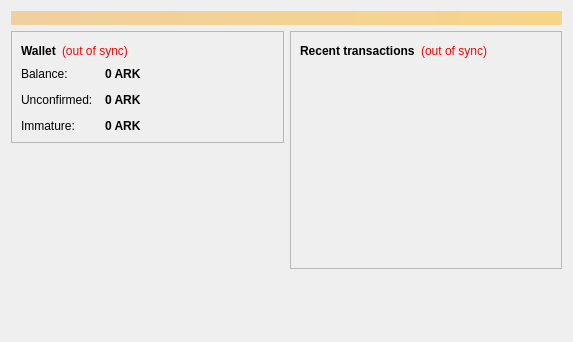
<?xml version="1.0" encoding="UTF-8"?>
<ui version="4.0">
 <class>OverviewPage</class>
 <widget class="QWidget" name="OverviewPage">
  <property name="geometry">
   <rect>
    <x>0</x>
    <y>0</y>
    <width>573</width>
    <height>342</height>
   </rect>
  </property>
  <property name="windowTitle">
   <string>Form</string>
  </property>
  <layout class="QVBoxLayout" name="topLayout">
   <item>
    <widget class="QLabel" name="labelAlerts">
     <property name="visible">
      <bool>false</bool>
     </property>
     <property name="styleSheet">
      <string notr="true">background-color: qlineargradient(x1: 0, y1: 0, x2: 1, y2: 0, stop:0 #F0D0A0, stop:1 #F8D488); color:#000000;</string>
     </property>
     <property name="wordWrap">
      <bool>true</bool>
     </property>
     <property name="margin">
      <number>3</number>
     </property>
    </widget>
   </item>
   <item>
    <layout class="QHBoxLayout" name="horizontalLayout" stretch="1,1">
     <item>
      <layout class="QVBoxLayout" name="verticalLayout_2">
       <item>
        <widget class="QFrame" name="frame">
         <property name="frameShape">
          <enum>QFrame::StyledPanel</enum>
         </property>
         <property name="frameShadow">
          <enum>QFrame::Raised</enum>
         </property>
         <layout class="QVBoxLayout" name="verticalLayout_4">
          <item>
           <layout class="QHBoxLayout" name="horizontalLayout_4">
            <item>
             <widget class="QLabel" name="label_5">
              <property name="font">
               <font>
                <weight>75</weight>
                <bold>true</bold>
               </font>
              </property>
              <property name="text">
               <string>Wallet</string>
              </property>
             </widget>
            </item>
            <item>
             <widget class="QLabel" name="labelWalletStatus">
              <property name="toolTip">
               <string>The displayed information may be out of date. Your wallet automatically synchronizes with the Bitcoin network after a connection is established, but this process has not completed yet.</string>
              </property>
              <property name="styleSheet">
               <string notr="true">QLabel { color: red; }</string>
              </property>
              <property name="text">
               <string notr="true">(out of sync)</string>
              </property>
              <property name="alignment">
               <set>Qt::AlignLeading|Qt::AlignLeft|Qt::AlignVCenter</set>
              </property>
             </widget>
            </item>
            <item>
             <spacer name="horizontalSpacer_2">
              <property name="orientation">
               <enum>Qt::Horizontal</enum>
              </property>
              <property name="sizeHint" stdset="0">
               <size>
                <width>40</width>
                <height>20</height>
               </size>
              </property>
             </spacer>
            </item>
           </layout>
          </item>
          <item>
           <layout class="QFormLayout" name="formLayout_2">
            <property name="fieldGrowthPolicy">
             <enum>QFormLayout::AllNonFixedFieldsGrow</enum>
            </property>
            <property name="horizontalSpacing">
             <number>12</number>
            </property>
            <property name="verticalSpacing">
             <number>12</number>
            </property>
            <item row="0" column="0">
             <widget class="QLabel" name="label">
              <property name="text">
               <string>Balance:</string>
              </property>
             </widget>
            </item>
            <item row="0" column="1">
             <widget class="QLabel" name="labelBalance">
              <property name="font">
               <font>
                <weight>75</weight>
                <bold>true</bold>
               </font>
              </property>
              <property name="cursor">
               <cursorShape>IBeamCursor</cursorShape>
              </property>
              <property name="toolTip">
               <string>Your current balance</string>
              </property>
              <property name="text">
               <string notr="true">0 ARK</string>
              </property>
              <property name="textInteractionFlags">
               <set>Qt::LinksAccessibleByMouse|Qt::TextSelectableByKeyboard|Qt::TextSelectableByMouse</set>
              </property>
             </widget>
            </item>
            <item row="1" column="0">
             <widget class="QLabel" name="label_3">
              <property name="text">
               <string>Unconfirmed:</string>
              </property>
             </widget>
            </item>
            <item row="1" column="1">
             <widget class="QLabel" name="labelUnconfirmed">
              <property name="font">
               <font>
                <weight>75</weight>
                <bold>true</bold>
               </font>
              </property>
              <property name="cursor">
               <cursorShape>IBeamCursor</cursorShape>
              </property>
              <property name="toolTip">
               <string>Total of transactions that have yet to be confirmed, and do not yet count toward the current balance</string>
              </property>
              <property name="text">
               <string notr="true">0 ARK</string>
              </property>
              <property name="textInteractionFlags">
               <set>Qt::LinksAccessibleByMouse|Qt::TextSelectableByKeyboard|Qt::TextSelectableByMouse</set>
              </property>
             </widget>
            </item>
            <item row="2" column="0">
             <widget class="QLabel" name="labelImmatureText">
              <property name="text">
               <string>Immature:</string>
              </property>
             </widget>
            </item>
            <item row="2" column="1">
             <widget class="QLabel" name="labelImmature">
              <property name="font">
               <font>
                <weight>75</weight>
                <bold>true</bold>
               </font>
              </property>
              <property name="toolTip">
               <string>Mined balance that has not yet matured</string>
              </property>
              <property name="text">
               <string notr="true">0 ARK</string>
              </property>
              <property name="textInteractionFlags">
               <set>Qt::LinksAccessibleByMouse|Qt::TextSelectableByKeyboard|Qt::TextSelectableByMouse</set>
              </property>
             </widget>
            </item>
           </layout>
          </item>
         </layout>
        </widget>
       </item>
       <item>
        <spacer name="verticalSpacer">
         <property name="orientation">
          <enum>Qt::Vertical</enum>
         </property>
         <property name="sizeHint" stdset="0">
          <size>
           <width>20</width>
           <height>40</height>
          </size>
         </property>
        </spacer>
       </item>
      </layout>
     </item>
     <item>
      <layout class="QVBoxLayout" name="verticalLayout_3">
       <item>
        <widget class="QFrame" name="frame_2">
         <property name="frameShape">
          <enum>QFrame::StyledPanel</enum>
         </property>
         <property name="frameShadow">
          <enum>QFrame::Raised</enum>
         </property>
         <layout class="QVBoxLayout" name="verticalLayout">
          <item>
           <layout class="QHBoxLayout" name="horizontalLayout_2">
            <item>
             <widget class="QLabel" name="label_4">
              <property name="text">
               <string>&lt;b&gt;Recent transactions&lt;/b&gt;</string>
              </property>
             </widget>
            </item>
            <item>
             <widget class="QLabel" name="labelTransactionsStatus">
              <property name="toolTip">
               <string>The displayed information may be out of date. Your wallet automatically synchronizes with the Bitcoin network after a connection is established, but this process has not completed yet.</string>
              </property>
              <property name="styleSheet">
               <string notr="true">QLabel { color: red; }</string>
              </property>
              <property name="text">
               <string notr="true">(out of sync)</string>
              </property>
              <property name="alignment">
               <set>Qt::AlignRight|Qt::AlignTrailing|Qt::AlignVCenter</set>
              </property>
             </widget>
            </item>
            <item>
             <spacer name="horizontalSpacer">
              <property name="orientation">
               <enum>Qt::Horizontal</enum>
              </property>
              <property name="sizeHint" stdset="0">
               <size>
                <width>40</width>
                <height>20</height>
               </size>
              </property>
             </spacer>
            </item>
           </layout>
          </item>
          <item>
           <widget class="QListView" name="listTransactions">
            <property name="styleSheet">
             <string notr="true">QListView { background: transparent; }</string>
            </property>
            <property name="frameShape">
             <enum>QFrame::NoFrame</enum>
            </property>
            <property name="verticalScrollBarPolicy">
             <enum>Qt::ScrollBarAlwaysOff</enum>
            </property>
            <property name="horizontalScrollBarPolicy">
             <enum>Qt::ScrollBarAlwaysOff</enum>
            </property>
            <property name="selectionMode">
             <enum>QAbstractItemView::NoSelection</enum>
            </property>
           </widget>
          </item>
         </layout>
        </widget>
       </item>
       <item>
        <spacer name="verticalSpacer_2">
         <property name="orientation">
          <enum>Qt::Vertical</enum>
         </property>
         <property name="sizeHint" stdset="0">
          <size>
           <width>20</width>
           <height>40</height>
          </size>
         </property>
        </spacer>
       </item>
      </layout>
     </item>
    </layout>
   </item>
  </layout>
 </widget>
 <resources/>
 <connections/>
</ui>
